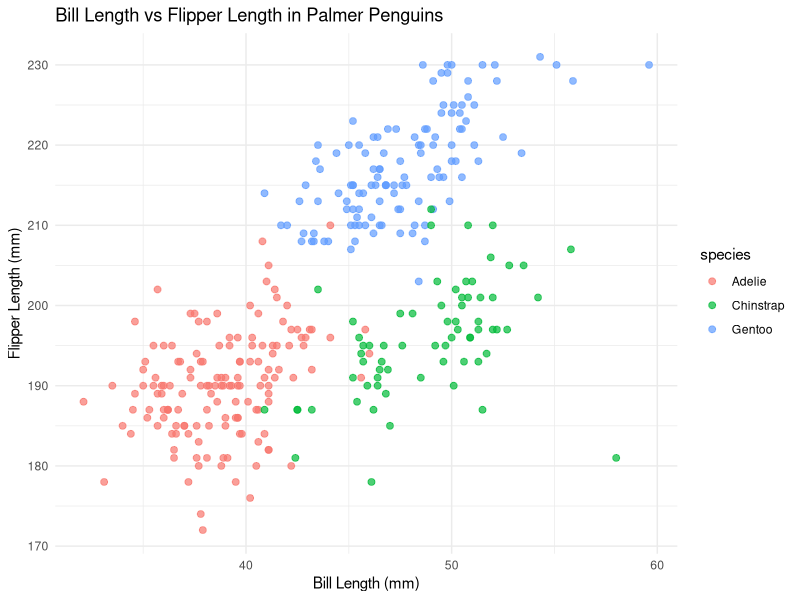

The R source for this figure:
## ---- chunk 1
library(tidyverse)
library(palmerpenguins)
library(readr)
## ---- chunk 2
data <- penguins
head(penguins)
## ---- chunk 3
penguins_clean <- penguins %>%
  drop_na()
## ---- chunk 4
ggplot(penguins_clean, aes(x = bill_length_mm, y = flipper_length_mm, color = species)) +
  geom_point(size = 2, alpha = 0.7) +
  theme_minimal() +
  labs(
    title = "Bill Length vs Flipper Length in Palmer Penguins",
    x = "Bill Length (mm)",
    y = "Flipper Length (mm)"
  )
